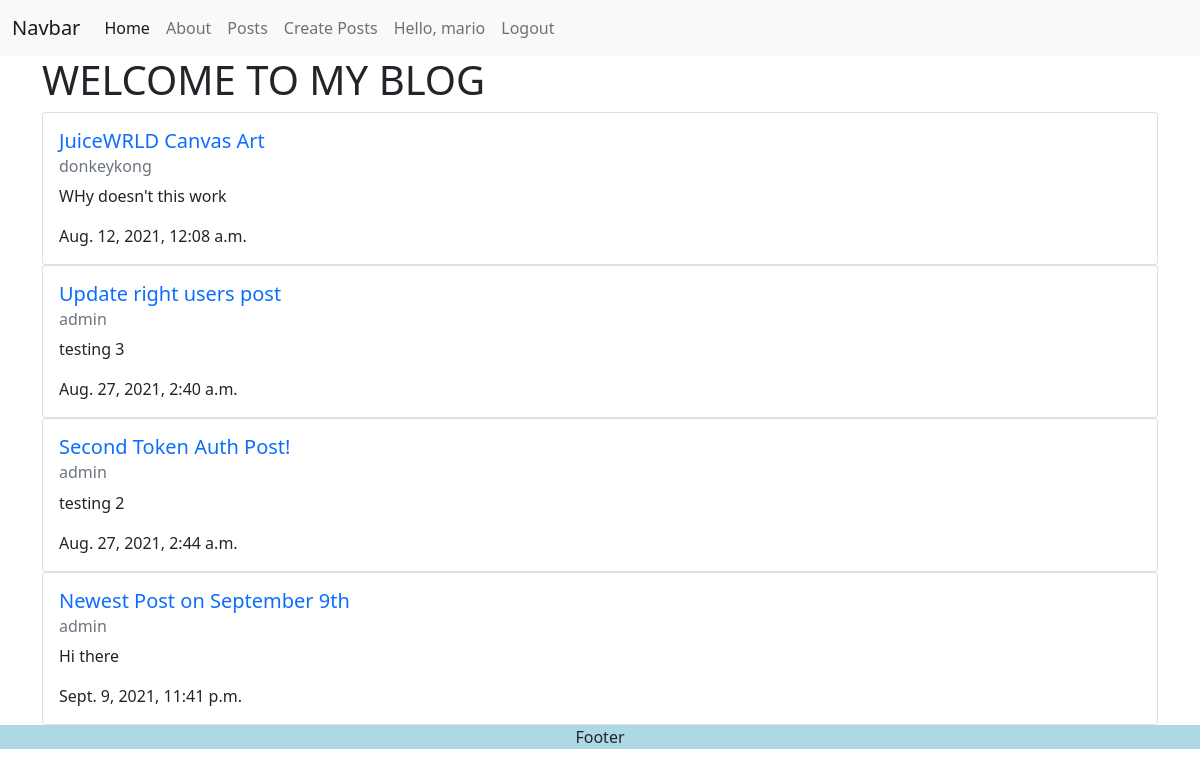
/blog/posts/ (signed in), run on the app's committed database.
### blog/models.py (models this page shows, shortened)
class Post(models.Model):
    title = models.CharField(max_length=255)
    author = models.ForeignKey(User, on_delete=models.CASCADE)
    content = models.TextField()
    date_posted = models.DateTimeField(auto_now_add=True)

### blog/views.py (the view)
# urls.py: path('posts/', views.posts, name='api-posts'),
def posts(request):
    posts = Post.objects.all()
    context = {
        'posts': posts,
        'page_title': 'WELCOME TO MY BLOG'
    }
    return render(request, 'blog/posts.html', context)

### blog/templates/blog/posts.html (shortened to what this page needs)
{% extends 'blog/base.html' %}
{% block content %}
<h1>{{ page_title }}</h1>
{% for p in posts %}
        <div class="card">
            <div class="card-body">
              <a class="text-decoration-none" href="{% url 'blog-individualpost' post_id=p.id %}">
                <h5 class="card-title">{{ p.title }}</h5>
              </a>
              <h6 class="card-subtitle mb-2 text-muted">{{ p.author }}</h6>
              <p class="card-text">{{ p.content }}</p>
              <p class="card-text">{{ p.date_posted }}</p>
            </div>
        </div>
{% endfor %}
{% endblock %}

### blog/templates/blog/nav.html (shortened to what this page needs)
<nav class="navbar navbar-expand-lg navbar-light bg-light">
    <div class="container-fluid">
      <a class="navbar-brand" href="#">Navbar</a>
      <div class="collapse navbar-collapse" id="navbarNav">
        <ul class="navbar-nav">
          <li class="nav-item">
            <a class="nav-link active" aria-current="page" href="{% url 'blog-index' %}">Home</a>
          </li>
          <li class="nav-item">
            <a class="nav-link" href="{% url 'blog-about' %}">About</a>
          </li>
          <li class="nav-item">
            <a class="nav-link" href="{% url 'blog-posts' %}">Posts</a>
          </li>
          {% if request.user.is_authenticated %}
          <li class="nav-item">
            <a class="nav-link" href="{% url 'blog-createpost' %}">Create Posts</a>
          </li>
          <span class="nav-link float-end">Hello, {{ request.user }}</span>
          <li class="nav-item">
            <a class="nav-link float-end" href="{% url 'blog-logout' %}">Logout</a>
          </li>
          {% endif %}
        </ul>
      </div>
    </div>
  </nav>

### data on the page
Post: title "JuiceWRLD Canvas Art", author "donkeykong", content "WHy doesn't this work", date_posted "Aug. 12, 2021, 12:08 a.m."
Post: title "Update right users post", author "admin", content "testing 3", date_posted "Aug. 27, 2021, 2:40 a.m."
Post: title "Second Token Auth Post!", author "admin", content "testing 2", date_posted "Aug. 27, 2021, 2:44 a.m."
Post: title "Newest Post on September 9th", author "admin", content "Hi there", date_posted "Sept. 9, 2021, 11:41 p.m."

### other printed values
{{ request.user }} "mario"
{{ page_title }} "WELCOME TO MY BLOG"
